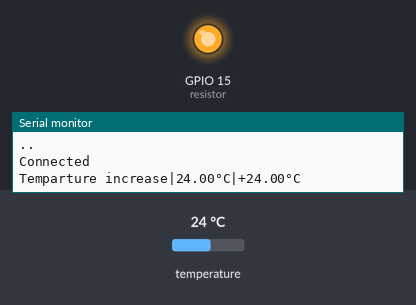
A sketch run on a simulated ESP8266 (NodeMCU). Shown: output pins drawn as LEDs (lit = HIGH), the last lines printed to the serial monitor. Inputs (shaded band) come from the test bench; at power-on: temperature 24 °C. WiFi joins after 1.5 s; servers stay silent unless stated; pins used as bus, display or sensor lines are not drawn.

Above: at 13.3 s.
At 26.2 s:
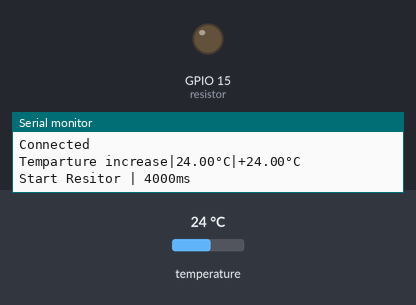
Timing chart, 0 to 35.0 s (numbered marks = the images above):
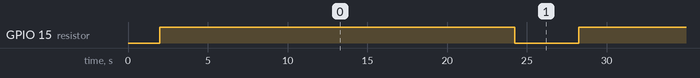

Measured:
- by itself, GPIO 15 (resistor): alternates HIGH for 21.0 s and LOW for 4.0 s

The sketch:

couvator_thingspeak.ino
```cpp
#include <ESP8266WiFi.h>
#include <OneWire.h>
#include <DallasTemperature.h>

#define TEMPERATURE_PRECISION 9
#define loopInterval 5 //in sec | Thingspeak pub is 15sec
#define ONE_WIRE_BUS 2  // DS18B20 on arduino pin2 corresponds to D4 on physical board
#define tempPower 2
#define led 13
#define resistor 15

#define lowThreshold 37.4

OneWire oneWire(ONE_WIRE_BUS);
DallasTemperature sensors(&oneWire);

const char* server = "api.thingspeak.com";
String apiKey ="XR2633AETL9AFBMT";
const char* MY_SSID = "SFR_B0C8";
const char* MY_PWD = "evosethertuo4uzeillo";
float lastTemp=0;

void setup() {
  Serial.begin(115200);
  connectWifi();

  pinMode(resistor,OUTPUT);
  digitalWrite(resistor,HIGH);

  pinMode(tempPower, OUTPUT); // set power pin for DS18B20 to output
  digitalWrite(tempPower, HIGH); // turn sensor power on
  delay(500);

  sensors.begin();
}

void loop() {
  float actualTemp;

  sensors.requestTemperatures();
  actualTemp = sensors.getTempCByIndex(0);

  activeResistor(actualTemp, lastTemp);
  lastTemp = actualTemp;

  sendTeperatureTS(actualTemp);

  delay(20000);
}

void connectWifi()
{
  Serial.print("Connecting to "+*MY_SSID);
  WiFi.begin(MY_SSID, MY_PWD);
  while (WiFi.status() != WL_CONNECTED) {
    delay(1000);
    Serial.print(".");
  }

  Serial.println("");
  Serial.println("Connected");
  Serial.println("");
}

void sendTeperatureTS(float temp)
{
   WiFiClient client;

   if (client.connect(server, 80)) { // use ip 184.106.153.149 or api.thingspeak.com
     //Serial.println("WiFi Client connected ");

     String postStr = apiKey;
     postStr += "&field1=";
     postStr += String(temp);
     postStr += "\r\n\r\n";

     client.print("POST /update HTTP/1.1\n");
     client.print("Host: api.thingspeak.com\n");
     client.print("Connection: close\n");
     client.print("X-THINGSPEAKAPIKEY: " + apiKey + "\n");
     client.print("Content-Type: application/x-www-form-urlencoded\n");
     client.print("Content-Length: ");
     client.print(postStr.length());
     client.print("\n\n");
     client.print(postStr);
   }
   client.stop();
}

void activeResistor(float actualTemp, float lastTemp)
{
  if (actualTemp > lastTemp) {
     Serial.print("Temparture increase|");
     Serial.print(actualTemp);
     Serial.print("°C|+");
     Serial.print((actualTemp-lastTemp));
     Serial.println("°C");
  } else {
    if (actualTemp < lowThreshold) {
     active(4000);
    }
    Serial.print("Temparture decrease|");
    Serial.print(actualTemp);
    Serial.print("°C|-");
    Serial.print((lastTemp-actualTemp));
    Serial.println("°C");
  }
}

void active(int duration)
{
   Serial.print("Start Resitor | ");
   Serial.print(duration);
   Serial.println("ms");
   digitalWrite(resistor,LOW);
   delay(duration);
   digitalWrite(resistor,HIGH);
   Serial.println("Stop Resitor");
}
```
